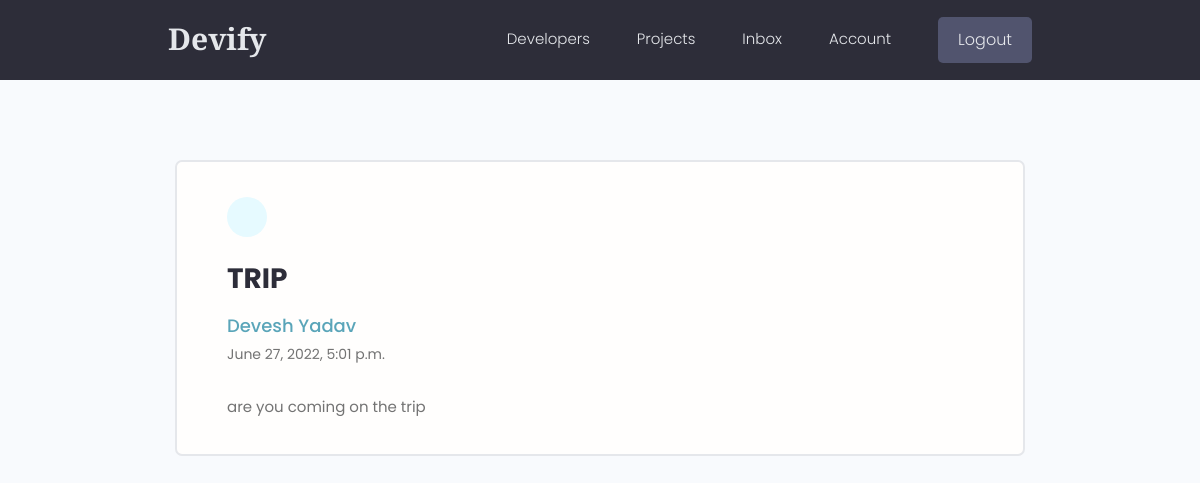
Screenshot of /message/58de4cae-dbd0-44a4-90c1-5742d9a8aceb/ (signed in) with the database file from the repository.
### users/models.py (models this page shows, shortened)
class Message(models.Model):
    sender = models.ForeignKey(
        Profile, on_delete=models.SET_NULL, null=True, blank=True)
    recipient = models.ForeignKey(
        Profile, on_delete=models.SET_NULL, null=True, blank=True, related_name="messages")
    name = models.CharField(max_length=200, null=True, blank=True)
    email = models.EmailField(max_length=200, null=True, blank=True)
    subject = models.CharField(max_length=200, null=True, blank=True)
    body = models.TextField()
    is_read = models.BooleanField(default=False, null=True)
    created = models.DateTimeField(auto_now_add=True)
    id = models.UUIDField(default=uuid.uuid4, unique=True,
                          primary_key=True, editable=False)
    class Meta:
        ordering = ['is_read', '-created']

### users/views.py (the view)
# urls.py: path('message/<str:pk>/',views.viewMessage,name="message"),
@login_required(login_url='login')
def viewMessage(request, pk):
    profile = request.user.profile
    message = profile.messages.get(id=pk)
    if message.is_read == False:
        message.is_read = True
        message.save()
    context = {'message': message}
    return render(request, 'users/message.html', context)

### users/templates/users/message.html (shortened to what this page needs)
{% extends 'main.html' %}
{% block content %}
<main class="messagePage my-xl">
  <div class="content-box">
    <div class="message">
      <a class="backButton" href="{% url 'inbox' %}"></a>
      <h2 class="message__subject">{{message.subject}}</h4>
        {% if message.sender %}
        <a href="{% url 'user-profile' message.sender.id  %}" class="message__author">{{message.name}}</a>
        {% else %}
        <p class="message__author">{{message.name}}</p>
        {% endif %}
        <p class="message__date">{{message.created}}</p>
        <div class="message__body">{{message.body|linebreaksbr}}</div>
    </div>
  </div>
</main>
{% endblock content %}

### static/styles/app.css (style rules this page uses)
:root { --color-sub: #2d2d39; }
.content-box { width: 95%; max-width: 85rem; margin: 0 auto; }
.message { padding: 2.5rem 0; }
.message > a { display: flex; gap: 1rem; }
.message__author, .message__date { flex-basis: 25%; }
.message__subject { flex-basis: 50%; }
.message__date { text-align: right; }
.messagePage .message { list-style: none; background: var(--color-white); padding: 3.5rem 5rem; border: 2px solid var(--color-light); border-radius: 0.7rem; }
.messagePage .message__subject { font-size: 2.8rem; color: var(--color-sub); margin-bottom: 1rem; margin-top: 2rem; }
.messagePage .message__author { font-size: 1.8rem; font-weight: 500; }
.messagePage .message__date { font-size: 1.4rem; font-weight: 400; text-align: left; margin-bottom: 3rem; }
.backButton { background: var(--color-main-light); color: var(--color-main); width: 4rem; height: 4rem; display: flex; align-items: center; justify-content: center; border-radius: 50%; }

### static/uikit/styles/modules/_variables.css (style rules this page uses)
:root { --color-main: #5aa5b9; --color-main-light: #e6faff; --color-sub: #3f4156; --color-sub-light: #51546e; --color-sub-lighter: #ededfd; --color-text: #737373; --color-gray: #8b8b8b; --color-light: #e5e7eb; --color-light-gray: #767676; --color-bg: #f8fafd; --color-white: #fffefd; --color-white-light: #f3f3f3; --color-success: #359e64; --color-success-bg: #def8e8; --color-error: #fc4b0b; --color-error-bg: #fff2ee; --font-base: 'Poppins', arial, helvetica, 'Segoe UI', roboto, ubuntu, sans-serif; --font-monospace: 'Fira Code', 'Courier New', courier, monospace; --font-regular: 300; --font-medium: 500; --font-bold: 700; --generic-shadow: 1px 1px 5px #00000010; --generic-transition: all 0.3s ease-in-out; }

### static/uikit/styles/modules/_base.css (style rules this page uses)
* { margin: 0; padding: 0; box-sizing: border-box; text-rendering: optimizeLegibility; color: inherit; font-size: inherit; }
html { font-size: 50%; }
@media only screen and (min-width: 480px) { html { font-size: 56.25%; } }
@media only screen and (min-width: 1200px) { html { font-size: 62.5%; } }
body { line-height: 1.6; font-weight: 400; font-size: 1.5rem; color: var(--color-text); background-color: var(--color-bg); min-height: 100vh; }

### static/uikit/styles/modules/_typography.css (style rules this page uses)
* { font-family: var(--font-base); }
h2 { font-size: 3.6rem; font-weight: var(--font-bold); }
p, span, strong { font-size: 1.6rem; color: var(--color-text); font-weight: var(--font-regular); }
a { padding-bottom: 2px; text-decoration: none; display: inline-block; color: var(--color-main); font-weight: var(--font-medium); }

### static/uikit/styles/modules/_utilities.css (style rules this page uses)
.my-xl { margin: 8rem auto; }

### rows the page displays
Message: subject "TRIP", name "Devesh Yadav", created "June 27, 2022, 5:01 p.m.", body "are you coming on the trip"
